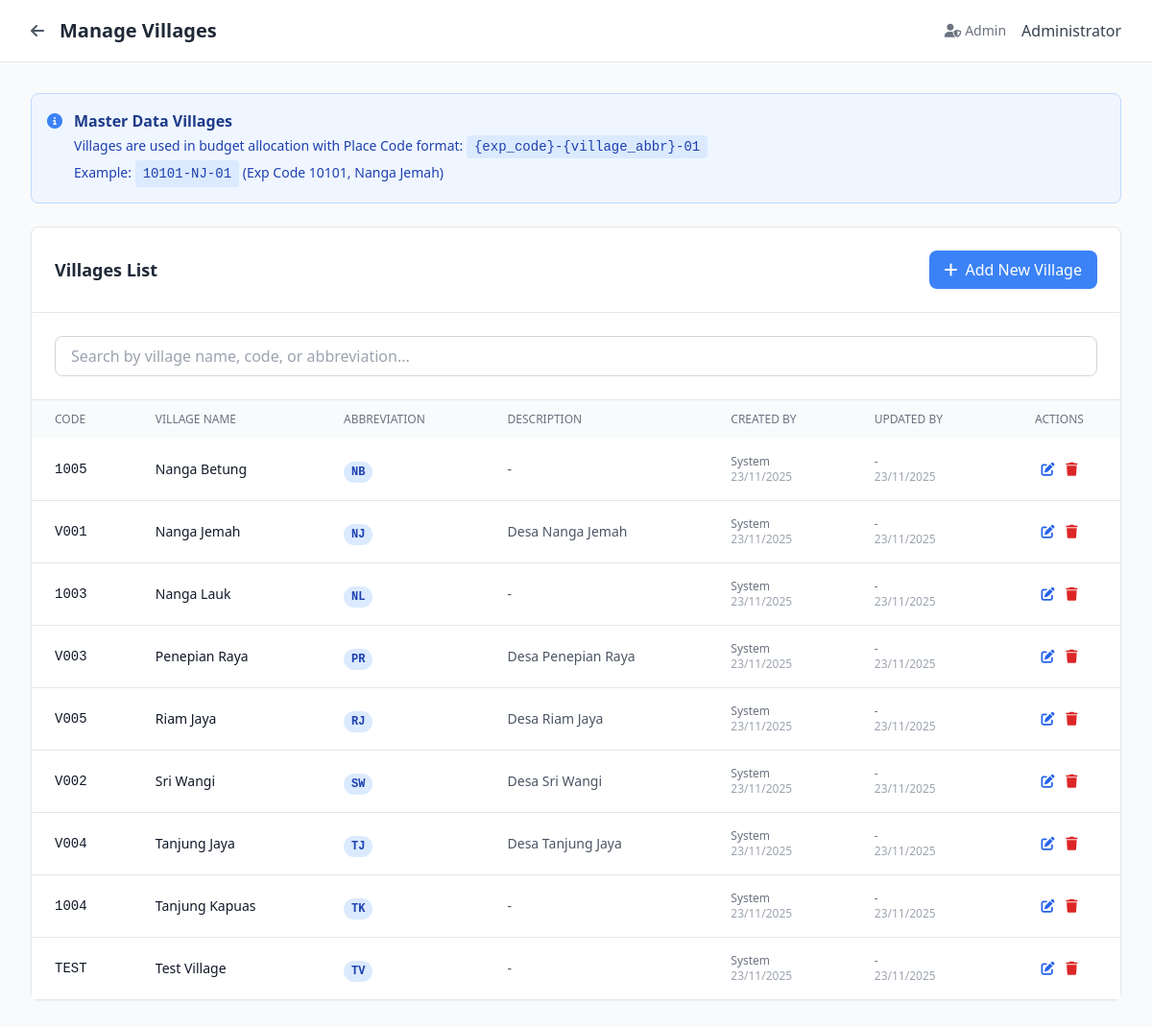
/pages/admin/manage_villages.php (signed in), run on an earlier commit of the app's database.
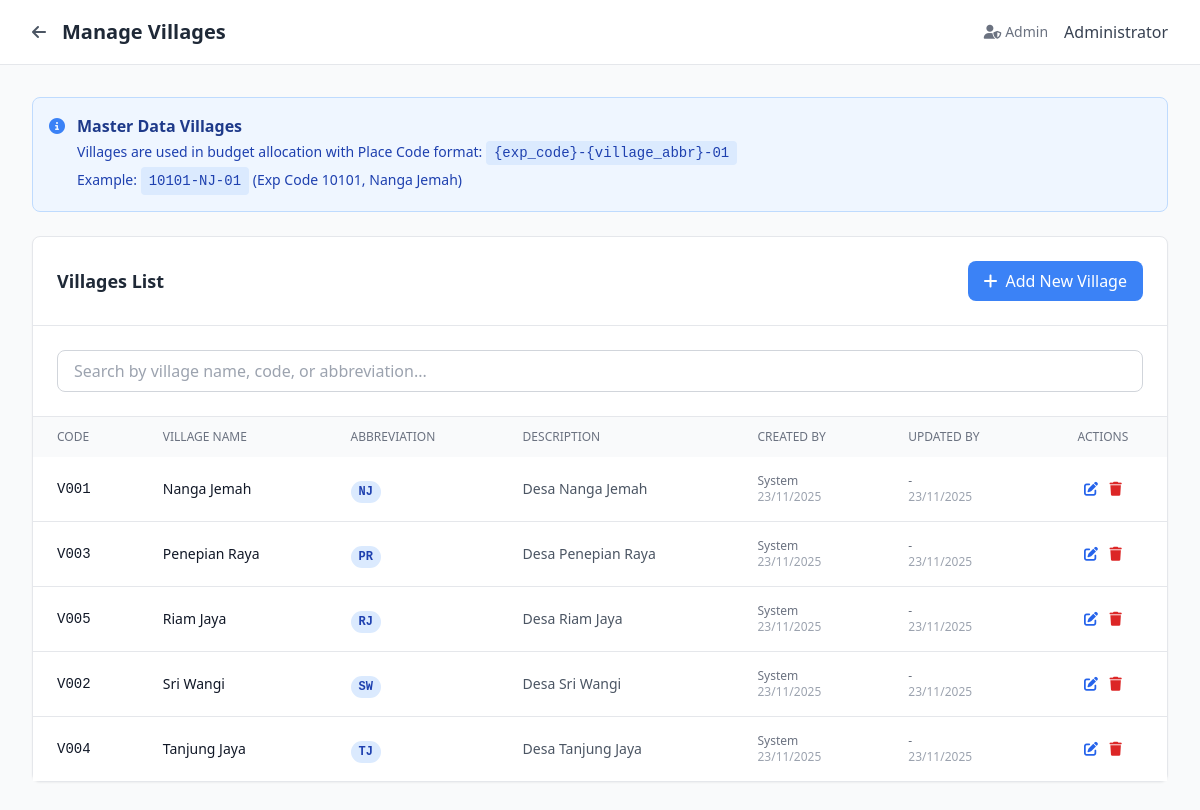
And on a later commit of the database.
### tables this page shows
CREATE TABLE `villages` (
  `id_village` int(11) NOT NULL,
  `village_code` varchar(10) NOT NULL COMMENT 'Kode internal desa, misal: V001',
  `village_name` varchar(100) NOT NULL COMMENT 'Nama lengkap desa',
  `village_abbr` varchar(5) NOT NULL COMMENT 'Singkatan untuk Place Code, misal: NJ, SW, PR',
  `description` text DEFAULT NULL,
  `is_deleted` tinyint(1) NOT NULL DEFAULT 0 COMMENT 'Soft delete flag',
  `created_by` int(11) DEFAULT NULL COMMENT 'User yang membuat',
  `updated_by` int(11) DEFAULT NULL COMMENT 'User yang terakhir mengupdate',
  `created_at` timestamp NOT NULL DEFAULT current_timestamp(),
  `updated_at` timestamp NOT NULL DEFAULT current_timestamp() ON UPDATE current_timestamp()
);

### pages/admin/manage_villages.php (the view, shortened to what this page needs)
<?php
require_once '../../includes/config.php';
$user_name = $_SESSION['user_name'];
$villages_query = "SELECT v.*,
                   uc.nama as created_by_name,
                   uu.nama as updated_by_name
                   FROM villages v
                   LEFT JOIN user uc ON v.created_by = uc.id_user
                   LEFT JOIN user uu ON v.updated_by = uu.id_user
                   WHERE v.is_deleted = 0
                   ORDER BY v.village_name ASC";
$villages = $conn->query($villages_query);
?>
<!DOCTYPE html>
<html lang="id">
<head>
    <script src="https://cdn.tailwindcss.com"></script>
    <link rel="stylesheet" href="https://cdnjs.cloudflare.com/ajax/libs/font-awesome/6.4.0/css/all.min.css">
</head>
<body class="bg-gray-50 min-h-screen">
    <header class="bg-white border-b border-gray-200 sticky top-0 z-50">
        <div class="max-w-7xl mx-auto px-4 sm:px-6 lg:px-8">
            <div class="flex justify-between items-center h-16">
                <div class="flex items-center space-x-4">
                    <a href="../dashboards/dashboard_fm.php" class="text-gray-600 hover:text-gray-800">
                        <i class="fas fa-arrow-left"></i>
                    </a>
                    <h1 class="text-xl font-bold text-gray-800">Manage Villages</h1>
                </div>
                <div class="flex items-center space-x-4">
                    <span class="text-sm text-gray-500">
                        <i class="fas fa-user-shield mr-1"></i><?php echo $_SESSION['user_role']; ?>
                    </span>
                    <span class="text-gray-700 font-medium"><?php echo $user_name; ?></span>
                </div>
            </div>
        </div>
    </header>
    <main class="max-w-7xl mx-auto px-4 sm:px-6 lg:px-8 py-8">
        <div class="bg-blue-50 border border-blue-200 rounded-lg p-4 mb-6">
            <div class="flex items-start">
                <i class="fas fa-info-circle text-blue-500 mt-1 mr-3"></i>
                <div>
                    <h3 class="font-semibold text-blue-900 mb-1">Master Data Villages</h3>
                    <p class="text-sm text-blue-800">
                        Villages are used in budget allocation with Place Code format: <code class="bg-blue-100 px-2 py-1 rounded">{exp_code}-{village_abbr}-01</code>
                        <br>Example: <code class="bg-blue-100 px-2 py-1 rounded mt-1 inline-block">10101-NJ-01</code> (Exp Code 10101, Nanga Jemah)
                    </p>
                </div>
            </div>
        </div>
        <div class="bg-white border border-gray-200 rounded-lg shadow-sm">
            <div class="p-6 border-b border-gray-200 flex justify-between items-center">
                <h3 class="text-lg font-bold text-gray-800">Villages List</h3>
                <button onclick="openCreateModal()" class="px-4 py-2 bg-blue-500 text-white rounded-lg hover:bg-blue-600">
                    <i class="fas fa-plus mr-2"></i>Add New Village
                </button>
            </div>
            <div class="p-6 border-b border-gray-200">
                <input type="text" id="searchInput" placeholder="Search by village name, code, or abbreviation..."
                    class="w-full px-4 py-2 border border-gray-300 rounded-lg focus:ring-2 focus:ring-blue-500">
            </div>
            <div class="overflow-x-auto">
                <table class="w-full" id="villagesTable">
                    <thead class="bg-gray-50">
                        <tr>
                            <th class="px-6 py-3 text-left text-xs font-medium text-gray-500 uppercase">Code</th>
                            <th class="px-6 py-3 text-left text-xs font-medium text-gray-500 uppercase">Village Name</th>
                            <th class="px-6 py-3 text-left text-xs font-medium text-gray-500 uppercase">Abbreviation</th>
                            <th class="px-6 py-3 text-left text-xs font-medium text-gray-500 uppercase">Description</th>
                            <th class="px-6 py-3 text-left text-xs font-medium text-gray-500 uppercase">Created By</th>
                            <th class="px-6 py-3 text-left text-xs font-medium text-gray-500 uppercase">Updated By</th>
                            <th class="px-6 py-3 text-center text-xs font-medium text-gray-500 uppercase">Actions</th>
                        </tr>
                    </thead>
                    <tbody class="bg-white divide-y divide-gray-200">
                        <?php while ($village = $villages->fetch_assoc()): ?>
                        <tr class="hover:bg-gray-50" data-search="<?php echo strtolower($village['village_code'] . ' ' . $village['village_name'] . ' ' . $village['village_abbr']); ?>">
                            <td class="px-6 py-4 text-sm font-mono text-gray-900"><?php echo htmlspecialchars($village['village_code']); ?></td>
                            <td class="px-6 py-4 text-sm text-gray-900 font-medium"><?php echo htmlspecialchars($village['village_name']); ?></td>
                            <td class="px-6 py-4">
                                <span class="px-2 py-1 bg-blue-100 text-blue-800 rounded-full text-xs font-mono font-semibold">
                                    <?php echo htmlspecialchars($village['village_abbr']); ?>
                                </span>
                            </td>
                            <td class="px-6 py-4 text-sm text-gray-600 max-w-xs truncate">
                                <?php echo htmlspecialchars($village['description'] ?? '-'); ?>
                            </td>
                            <td class="px-6 py-4 text-xs text-gray-500">
                                <?php echo htmlspecialchars($village['created_by_name'] ?? 'System'); ?>
                                <div class="text-gray-400"><?php echo date('d/m/Y', strtotime($village['created_at'])); ?></div>
                            </td>
                            <td class="px-6 py-4 text-xs text-gray-500">
                                <?php echo htmlspecialchars($village['updated_by_name'] ?? '-'); ?>
                                <?php if ($village['updated_at']): ?>
                                <div class="text-gray-400"><?php echo date('d/m/Y', strtotime($village['updated_at'])); ?></div>
                                <?php endif; ?>
                            </td>
                            <td class="px-6 py-4 text-sm text-center">
                                <button onclick='openEditModal(<?php echo json_encode($village); ?>)'
                                    class="text-blue-600 hover:text-blue-900 mr-2" title="Edit village">
                                    <i class="fas fa-edit"></i>
                                </button>
                                <button onclick='confirmDelete(<?php echo $village['id_village']; ?>, "<?php echo htmlspecialchars($village['village_name']); ?>")'
                                    class="text-red-600 hover:text-red-900" title="Delete village">
                                    <i class="fas fa-trash"></i>
                                </button>
                            </td>
                        </tr>
                        <?php endwhile; ?>
                    </tbody>
                </table>
            </div>
        </div>
    </main>
</body>
</html>

What changed in the data, as far as the page shows it:
removed villages: village_code "1005", village_name "Nanga Betung", village_abbr "NB", description "-", created_by_name "System", created_at "23/11/2025", updated_by_name "-", updated_at "23/11/2025"
removed villages: village_code "1003", village_name "Nanga Lauk", village_abbr "NL", description "-", created_by_name "System", created_at "23/11/2025", updated_by_name "-", updated_at "23/11/2025"
removed villages: village_code "1004", village_name "Tanjung Kapuas", village_abbr "TK", description "-", created_by_name "System", created_at "23/11/2025", updated_by_name "-", updated_at "23/11/2025"
removed villages: village_code "TEST", village_name "Test Village", village_abbr "TV", description "-", created_by_name "System", created_at "23/11/2025", updated_by_name "-", updated_at "23/11/2025"
